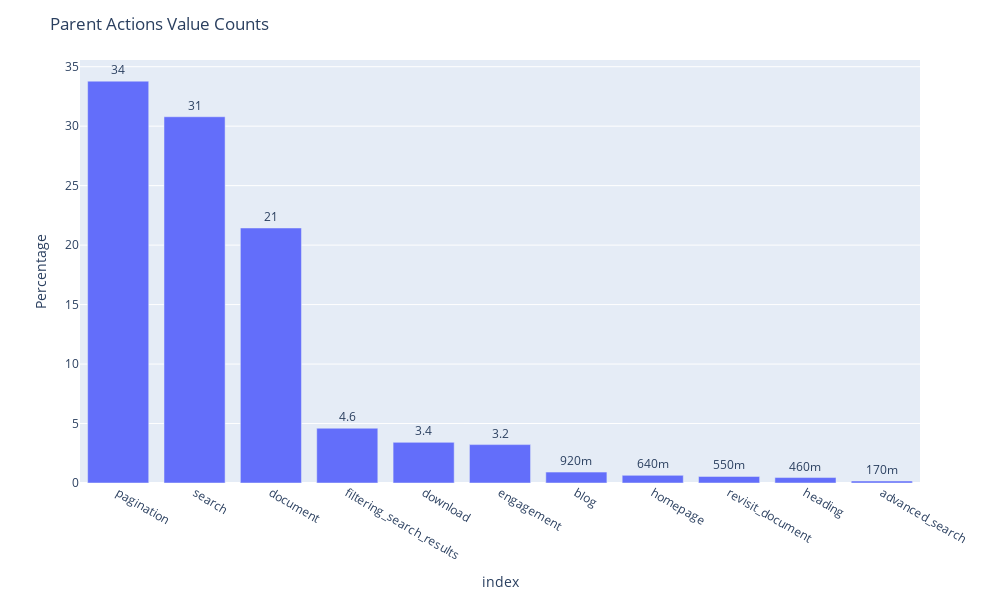

Here is the notebook cell this chart was saved with:
### Code cell
# plot the parent actions value counts (show percentage in the plot)
fig = px.bar(parent_actions, x=parent_actions.index, y=parent_actions.values, text=parent_actions.values, labels={'x':'Action', 'y':'Percentage'})
fig.update_traces(texttemplate='%{text:.2s}', textposition='outside')
fig.update_layout(uniformtext_minsize=8, uniformtext_mode='hide')
# height of 600 and width of 1000
fig.update_layout(height=600, width=1000)
# title
fig.update_layout(title_text='Parent Actions Value Counts ')
fig.show()

### Figure 1 — Plotly figure (JSON) as saved in the notebook; plotly's stock layout.template omitted (floating-point values rounded to 4 significant figures)
{"data": [{"alignmentgroup": "True", "hovertemplate": "index=%{x}<br>Percentage=%{y}<br>text=%{text}<extra></extra>", "legendgroup": "", "marker": {"color": "#636efa", "pattern": {"shape": ""}}, "name": "", "offsetgroup": "", "orientation": "v", "showlegend": false, "text": [33.78, 30.79, 21.44, 4.605, 3.417, 3.228, 0.9161, 0.6426, 0.5525, 0.4583, 0.1676], "textposition": "outside", "texttemplate": "%{text:.2s}", "type": "bar", "x": ["pagination", "search", "document", "filtering_search_results", "download", "engagement", "blog", "homepage", "revisit_document", "heading", "advanced_search"], "xaxis": "x", "y": [33.78, 30.79, 21.44, 4.605, 3.417, 3.228, 0.9161, 0.6426, 0.5525, 0.4583, 0.1676], "yaxis": "y"}], "layout": {"barmode": "relative", "height": 600, "legend": {"tracegroupgap": 0}, "margin": {"t": 60}, "title": {"text": "Parent Actions Value Counts "}, "uniformtext": {"minsize": 8, "mode": "hide"}, "width": 1000, "xaxis": {"anchor": "y", "domain": [0, 1], "title": {"text": "index"}}, "yaxis": {"anchor": "x", "domain": [0, 1], "title": {"text": "Percentage"}}}}
